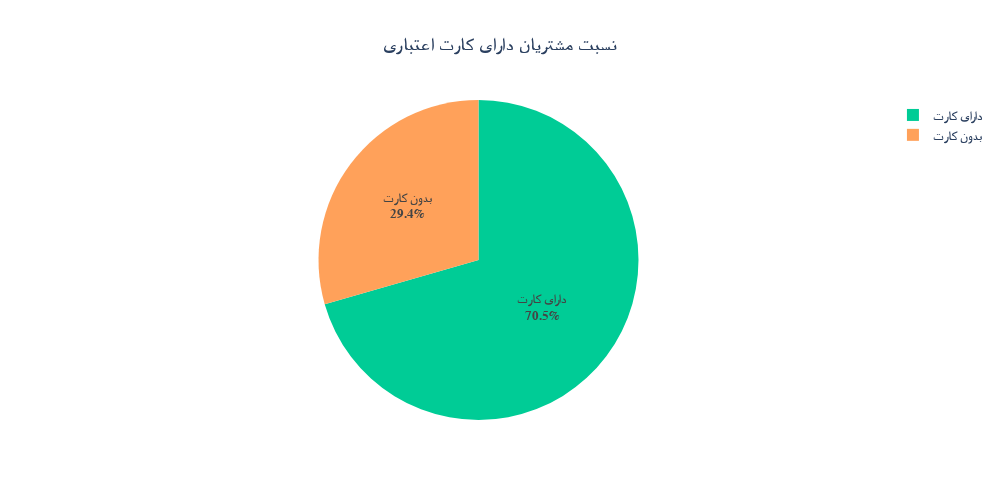

Write notebook code for a chart like this one.
### Code cell
col = "HasCrCard"
title = "نسبت مشتریان دارای کارت اعتباری"
width = global_width
height = global_height
custom_colors = [
    "#00CC96", 
    "#FFA15A"
]
custom_labels = {
    1: "دارای کارت",
    0: "بدون کارت"
}
draw_pie_chart(df, col, title, width, height, 
               custom_colors=custom_colors, custom_labels=custom_labels, save=True)

### Figure 1 — Plotly figure (JSON) as saved in the notebook; plotly's stock layout.template omitted (floating-point values rounded to 4 significant figures)
{"data": [{"domain": {"x": [0, 1], "y": [0, 1]}, "hovertemplate": "HasCrCard=%{label}<br>Count=%{value}<extra></extra>", "labels": ["دارای کارت", "بدون کارت"], "legendgroup": "", "name": "", "showlegend": true, "textinfo": "percent+label", "type": "pie", "values": [7055, 2945]}], "layout": {"font": {"family": "Vazir FD-WOL", "size": 13, "weight": "bold"}, "height": 500, "legend": {"tracegroupgap": 0}, "piecolorway": ["#00CC96", "#FFA15A"], "title": {"text": "نسبت مشتریان دارای کارت اعتباری", "x": 0.5, "xanchor": "center"}, "width": 1000}}
